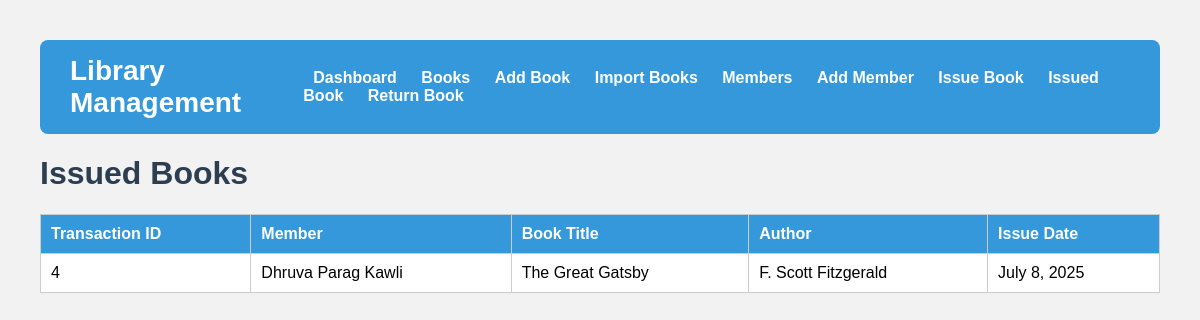
The app's page /members/issued_book/ with its own data.
### library/models.py (models this page shows, shortened)
class Transaction(models.Model):
    book = models.ForeignKey(Book, on_delete=models.CASCADE)
    member = models.ForeignKey(Member, on_delete=models.CASCADE)
    issue_date = models.DateField(auto_now_add=True)
    return_date = models.DateField(null=True, blank=True)
    fee = models.DecimalField(max_digits=5, decimal_places=2, default=0.0)

class Member(models.Model):
    name = models.CharField(max_length=100)
    email = models.EmailField()
    phone = models.CharField(max_length=15)
    debt = models.DecimalField(max_digits=6, decimal_places=2, default=0.0)

class Book(models.Model):
    title = models.CharField(max_length=255)
    author = models.CharField(max_length=255)
    isbn = models.CharField(max_length=13)
    publisher = models.CharField(max_length=255)
    pages = models.IntegerField()
    stock = models.IntegerField()

### library/views.py (the view)
# urls.py: path('members/issued_book/',views.issued_book,name='issued_book'),
def issued_book(request):
    issue_transactions = Transaction.objects.filter(return_date__isnull=True).select_related('book', 'member')
    context = {
        'issued_transactions': issue_transactions
    }
    return render(request, 'issued_book.html', context)

### library/templates/issued_book.html (shortened to what this page needs)
{%load static%}
<!DOCTYPE html>
<head>
    <link rel="stylesheet" href="{%static 'style.css' %}">
</head>
<body>
    {%include 'nav.html' %}
    <h1>Issued Books</h1>
    <table>
        <thead>
            <tr>
                <th>Transaction ID</th>
                <th>Member</th>
                <th>Book Title</th>
                <th>Author</th>
                <th>Issue Date</th>
            </tr>
        </thead>
        <tbody>
            {% for txn in issued_transactions %}
            <tr>
                <td>{{ txn.id }}</td>
                <td>{{ txn.member.name }}</td>
                <td>{{ txn.book.title }}</td>
                <td>{{ txn.book.author }}</td>
                <td>{{ txn.issue_date }}</td>
            </tr>
            {% empty %}
            <tr>
                <td colspan="5">No issued books currently.</td>
            </tr>
            {% endfor %}
        </tbody>
    </table>
</body>
</html>

### static/style.css (style rules this page uses)
body { font-family: Arial, sans-serif; background-color: #f2f2f2; margin: 20px; padding: 20px; }
h1 { color: #2c3e50; }
table { width: 100%; border-collapse: collapse; margin-top: 20px; background: white; }
th, td { padding: 10px; border: 1px solid #ccc; text-align: left; }
th { background-color: #3498db; color: white; }

### records on screen
Transaction: id "4", member.name "Dhruva Parag Kawli", book "The Great Gatsby", book.author "F. Scott Fitzgerald", issue_date "July 8, 2025"
